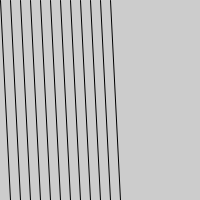
Frame 1 (no input)
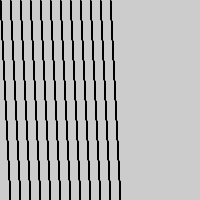
Frame 60 (the mouse pressed at the canvas centre just before this capture)
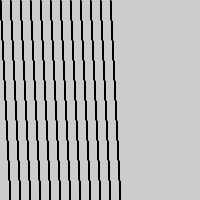
Frame 120 (the mouse held since frame 60 and released just before this capture)

The Processing sketch that drew these frames (run headless with seeded random() and noise(); from frame 60 on, the mouse is pressed at the canvas centre):

// Processing sketch: sketch_150321a
// ── sketch_150321a.pde
void setup(){
  size(200, 200);
}

void draw(){
  line(0, 0, 10, 200);
  line(10, 0, 20, 200);
  line(20, 0, 30, 200);
  line(30, 0, 40, 200);
  line(40, 0, 50, 200);
  line(50, 0, 60, 200);
  line(60, 0, 70, 200);
  line(70, 0, 80, 200);
  line(80, 0, 90, 200);
  line(90, 0, 100, 200);
  line(100, 0, 110, 200);
  line(110, 0, 120, 200);
}
